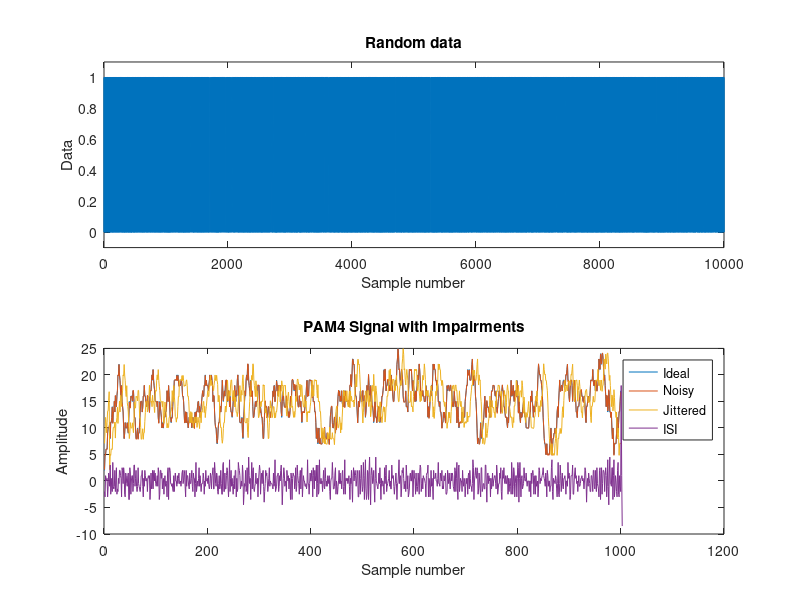

This figure's MATLAB source:
% Define the parameters
data = randi([0 1], 1, 10000); % Random data points
pulse_shape = ones(1, 10); % Rectangular pulse shape
Fs = 100e6; % Sampling frequency
Ns = 1000; % Number of samples

% Convert random data to PAM4 levels
pam4_levels = 2*data(1:2:end) + data(2:2:end);

% Generate PAM4 signal
pam4_signal = conv(pulse_shape, pam4_levels);
pam4_signal = pam4_signal(1:Ns);

% Add impairments
noisy_signal = awgn(pam4_signal, 20); % Add 20dB of noise
jittered_signal = circshift(noisy_signal, 10); % Introduce 10-sample timing offset
isi_signal = conv(pam4_signal, [-1 1 0.5 -0.5]); % Introduce ISI

% Plot the signals
figure(1);
subplot(2, 1, 1);
plot(data);
title('Random data');
xlabel('Sample number');
ylabel('Data');
ylim([-0.1, 1.1]);

subplot(2, 1, 2);
plot(pam4_signal);
hold on;
plot(noisy_signal);
plot(jittered_signal);
plot(isi_signal);
title('PAM4 Signal with Impairments');
xlabel('Sample number');
ylabel('Amplitude');
legend('Ideal', 'Noisy', 'Jittered', 'ISI');